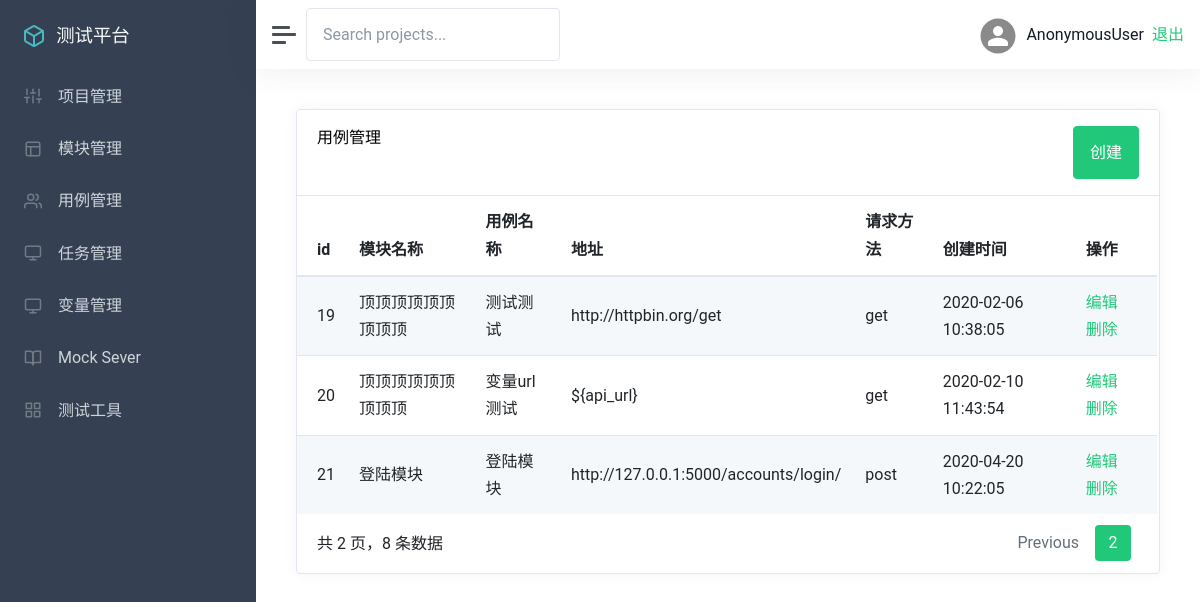
The app's page /case/case_list/?page=2, older data.
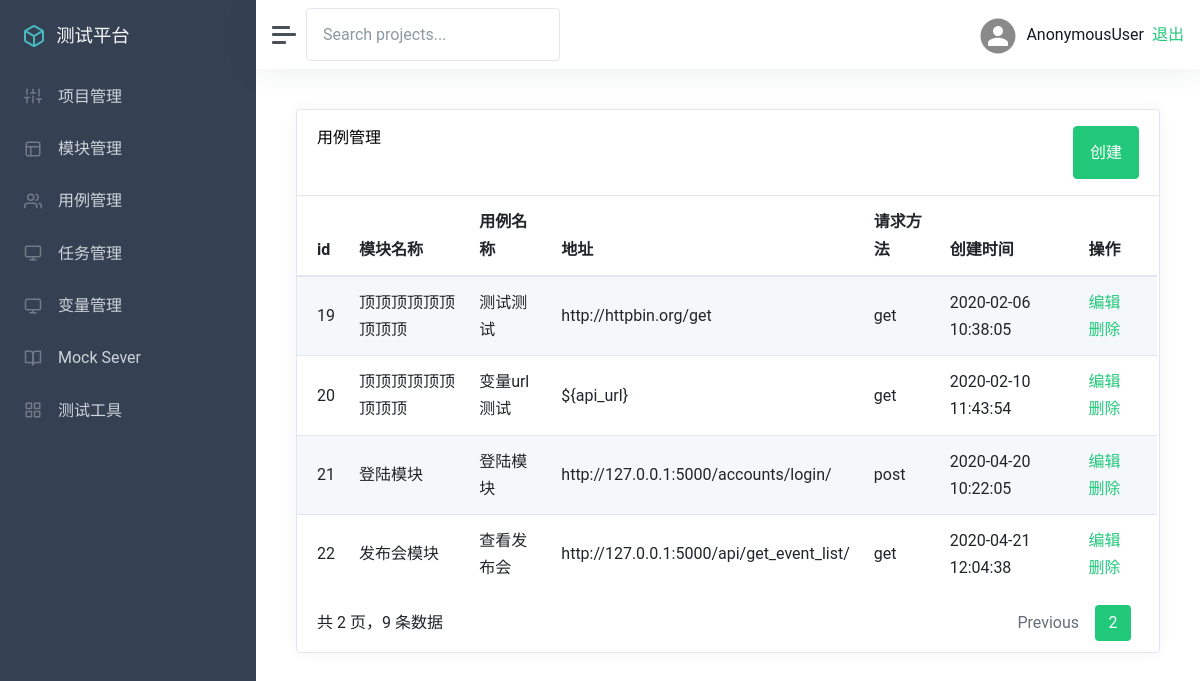
The same page, newer data.
### app_case/models.py (models this page shows, shortened)
class TestCase(models.Model):
    METHOD_CHOICES = (
        ('1', 'GET'),
        ('2', 'POST')
    )
    PAR_CHOICES = (
        ('1', 'form-data'),
        ('2', 'json')
    )
    ASSERT_CHOICES=(
        ('1', 'include'),
        ('2', 'equal')
    )
    module = models.ForeignKey(Module, on_delete=models.CASCADE)
    name = models.CharField('名称', max_length=50, null=False)
    url = models.TextField('url', null=False)
    method = models.SmallIntegerField('请求方法', default='1',choices=METHOD_CHOICES) #1是Get请求，2是Post请求
    header = models.TextField('请求头', null=False)
    parameter_type = models.SmallIntegerField('参数类型', default='1',choices=PAR_CHOICES)
    parameter_body = models.TextField('参数内容', null=False)
    result = models.TextField('结果', null=False)
    assert_type = models.SmallIntegerField('断言类型', default='1',choices=ASSERT_CHOICES)
    assert_text = models.TextField('结果', null=False)
    update_time = models.DateTimeField('更新时间', auto_now=True)
    create_time = models.DateTimeField('创建时间', auto_now_add=True)

### app_manage/models.py (models this page shows)
class Module(models.Model):
    project = models.ForeignKey(Project, on_delete=models.CASCADE)
    name = models.CharField("名称", max_length=100, null=False, default='')
    describe = models.TextField("描述", default='')
    update_time = models.DateTimeField("更新时间", auto_now=True)
    create_time = models.DateTimeField("创建时间", auto_now_add=True)
    def __str__(self):
        return self.name

### app_case/views.py (the view)
# urls.py: path('case_list/', views.case_list),
def case_list(request):
    testCaseList = TestCase.objects.all()
    p = Paginator(testCaseList, 5)
    page = request.GET.get('page')
    if page == '':
        page = 1
    try:
        testCaseList = p.page(page)
    except PageNotAnInteger:
        testCaseList = p.page(1)
    except EmptyPage:
        testCaseList = p.page(p.num_pages)
    return render(request, 'case/list.html', {
        'testCaseList':testCaseList
    })

### templates/case/list.html (shortened to what this page needs)
{% extends "manage.html" %}
{% block manage %}
<div class="card flex-fill">
    <div class="card-header">
        <h5 class="card-title mb-0" style="float:left">用例管理</h5>
        <button onclick="add()" type="button" class="btn btn-primary" style="float:right">创建</button>
    </div>
    <div id="datatables-dashboard-traffic_wrapper" class="dataTables_wrapper dt-bootstrap4 no-footer">
        <div class="row">
            <div class="col-sm-12">
                <table id="datatables-dashboard-traffic" class="table table-striped my-0 dataTable no-footer"
                    role="grid" aria-describedby="datatables-dashboard-traffic_info">
                    <thead>
                        <tr role="row">
                            <th>id</th>
                            <th>模块名称</th>
                            <th>用例名称</th>
                            <th>地址</th>
                            <th>请求方法</th>
                            <th>创建时间</th>
                            <th>操作</th>
                        </tr>
                    </thead>
                    <tbody>
                        {% for c in testCaseList %}
                        <tr role="row" class="odd">
                            <td>{{ c.id }}</td>
                            <td>{{ c.module }}</td>
                            <td>{{ c.name }}</td>
                            <td>{{ c.url }}</td>
                            {% if c.method == 1 %}
                                <td>get</td>
                            {% endif %}
                            {% if c.method == 2 %}
                                <td>post</td>
                            {% endif %}
                            <td>{{ c.create_time |date:"Y-m-d H:i:s"}}</td>
                            <td>
                                <a href="/case/case_edit/{{c.id}}/">编辑</a>
                                <a onclick="case_delete({{ c.id }})" style="color:#21c87a;" id="delete-project-id">删除</a>
                            </td>
                        </tr>
                        {% endfor %}
                    </tbody>
                </table>
            </div>
        </div>
        <div class="row">
            <div class="col-sm-12 col-md-5">
                <div class="dataTables_info" id="datatables-dashboard-traffic_info" role="status" aria-live="polite">
                    共 {{ testCaseList.paginator.num_pages }} 页，{{ testCaseList.paginator.count }} 条数据
                </div>
            </div>
            <div class="col-sm-12 col-md-7">
                <div class="dataTables_paginate paging_simple_numbers" id="datatables-dashboard-traffic_paginate">
                    <ul class="pagination">
                        <li class="paginate_button page-item previous"
                            id="datatables-dashboard-traffic_previous">
                            {% if testCaseList.has_previous %}
                            <a href="?page={{ testCaseList.previous_page_number }}" data-dt-idx="0" tabindex="0"
                                class="page-link">Previous</a>
                            {% endif %}
                        </li>
                        <li class="paginate_button page-item active">
                            <a href="#" aria-controls="datatables-dashboard-traffic" data-dt-idx="1" tabindex="0"
                                class="page-link">{{ testCaseList.number }}</a>
                        </li>
                    </ul>
                </div>
            </div>
{% endblock %}

Row changes from the older to the newer data that the page shows:
added TestCase: id "22", module "发布会模块", name "查看发布会", url "http://127.0.0.1:5000/api/get_event_list/", method "get", create_time "2020-04-21 12:04:38"
Text that changed along with them:
{{ testCaseList.paginator.count }}: "8" → "9"
